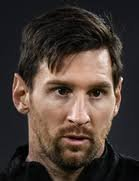
#> input picture Project2-Celebrity Face Recognition/UI/test_images/messi.jpg, 139 x 181 px, found by its file name
$ jupyter execute --allow-errors 'data_cleaning&modelling.ipynb'   (shell and % lines are left out)
#> lines starting #> are read from the running program, lines starting #| are printed output that depends on the picture
# Face Recognition Project
## 1-) Data Cleaning Part
In the cleaning part, most important thing is that faces and eyes (both) are clearly seen or not in pictures which we collected.

[cell 1]
import numpy as np
import cv2
import matplotlib
from matplotlib import pyplot as plt

[cell 2]
img = cv2.imread('./test_images/messi.jpg')
#> img is the input picture: shape (181, 139, 3); mean B, G, R 54.2, 60.9, 73.6

[cell 3]
print(img.shape)
#| (181, 139, 3)
plt.imshow(img);

[cell 4]
gray_img = cv2.cvtColor(img, cv2.COLOR_BGR2GRAY)
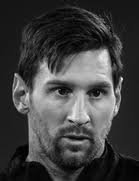
#> gray_img: shape (181, 139); min 0, max 239, mean 63.8
print(gray_img.shape)
#| (181, 139)
plt.imshow(gray_img, cmap = 'gray');

[cell 5]
face_cascade = cv2.CascadeClassifier('./opencv/haarcascades/haarcascade_frontalface_default.xml')
eye_cascade = cv2.CascadeClassifier('./opencv/haarcascades/haarcascade_eye.xml')

faces = face_cascade.detectMultiScale(gray_img, 1.3, 5)
#> faces = [[26, 52, 105, 105]]
faces # exact coordinates of face: x = 26 , y = 52 , width = 105, height = 105
#> Out = [[26, 52, 105, 105]]

[cell 6]
x,y,w,h = faces[0]
#> x = 26; y = 52; w = 105; h = 105
x,y,w,h
#> Out = (26, 52, 105, 105)

[cell 7]
face_img = cv2.rectangle(img,(x,y),(x+w,y+h),(255,0,0),2) # img is my original picture (with 3 channels)
plt.imshow(face_img) # face successfully detected.

[cell 8]
# copied from open cv docs.
cv2.destroyAllWindows()
for (x,y,w,h) in faces:
    face_img = cv2.rectangle(img,(x,y),(x+w,y+h),(255,0,0),2)
    roi_gray = gray_img[y:y+h, x:x+w]
    roi_color = face_img[y:y+h, x:x+w]
    eyes = eye_cascade.detectMultiScale(roi_gray) #eye_cascade
    for (ex,ey,ew,eh) in eyes:
        cv2.rectangle(roi_color,(ex,ey),(ex+ew,ey+eh),(0,255,0),2)
#> this loop made 1 pass
#> (x, y, w, h, eyes) on pass 1: (26, 52, 105, 105, [[18, 25, 27, 27], [59, 29, 24, 24]])
#> pass 1, `roi_gray = gray_img[y:y+h, x:x+w]`:
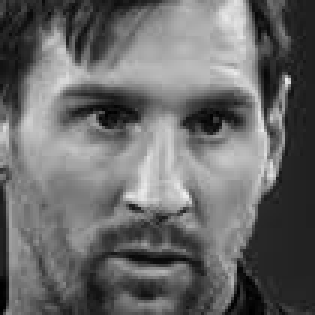
#> roi_gray: shape (105, 105) (shown 3 times larger); min 0, max 239, mean 105.3
#> after the loop:
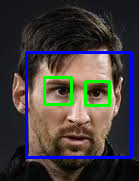
#> img: shape (181, 139, 3); mean B, G, R 61.5, 60.9, 66.2
#> after the loop:
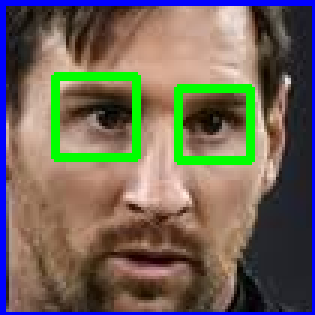
#> roi_color: shape (105, 105, 3) (shown 3 times larger); mean B, G, R 89.3, 102.1, 111.1


plt.figure()
plt.imshow(face_img, cmap='gray')
plt.show() #eyes and face successfully detected in a single pic.

[cell 9]
plt.imshow(roi_color, cmap='gray');

[cell 10]
# Function of detect two eyes in any image.
def get_cropped_image_if_2_eyes(image_path):
#> called with image_path = './test_images/messi.jpg'
    img = cv2.imread(image_path)
    gray = cv2.cvtColor(img, cv2.COLOR_BGR2GRAY)
    faces = face_cascade.detectMultiScale(gray, 1.3, 5)
#> faces = [[26, 52, 105, 105]]
    for (x,y,w,h) in faces:
        roi_gray = gray[y:y+h, x:x+w]
        roi_color = img[y:y+h, x:x+w]
        eyes = eye_cascade.detectMultiScale(roi_gray)
        if len(eyes) >= 2:
            return roi_color
#> this loop made 1 pass
#> pass 1, in get_cropped_image_if_2_eyes, `roi_color = img[y:y+h, x:x+w]`:
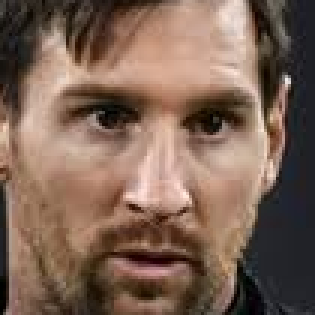
#> roi_color: shape (105, 105, 3) (shown 3 times larger); mean B, G, R 84.8, 99.4, 124.8

[cell 11]
original_image = cv2.imread('./test_images/messi.jpg')
plt.imshow(original_image);

[cell 12]
cropped_image = get_cropped_image_if_2_eyes('./test_images/messi.jpg')
plt.imshow(cropped_image);

#### if two eyes and face are not visible in pictures, we ignore them. And this function will return nothing. So, we dont want to use these kind of images in our model training. Article about open-cv haar methods: https://opencv-python-tutroals.readthedocs.io/en/latest/py_tutorials/py_objdetect/py_face_detection/py_face_detection.html?highlight=haar

[cell 13]
img2 = cv2.imread('./test_images/messi2.jpg') # lets try the function on this pic.
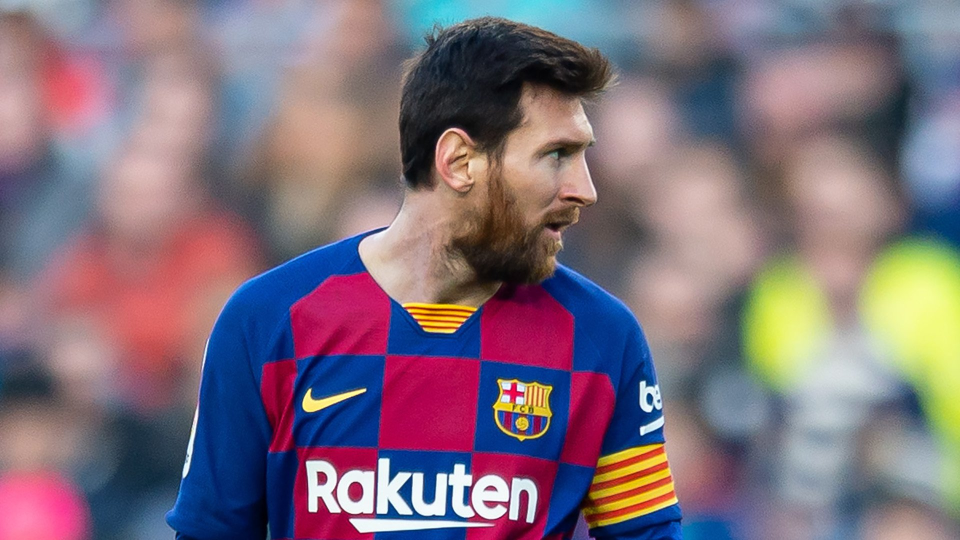
#> input picture Project2-Celebrity Face Recognition/model/test_images/messi2.jpg, 1920 x 1080 px (shown at 1/2 size)
#> img2 is the input picture: shape (1080, 1920, 3); mean B, G, R 122.8, 110.6, 127.7
plt.imshow(img2);

[cell 14]
cropped_image_nonclear = get_cropped_image_if_2_eyes('./test_images/messi2.jpg')
#> call 2 of get_cropped_image_if_2_eyes, with image_path = './test_images/messi2.jpg'
#> in get_cropped_image_if_2_eyes (call 2), `gray = cv2.cvtColor(img, cv2.COLOR_BGR2GRAY)`:
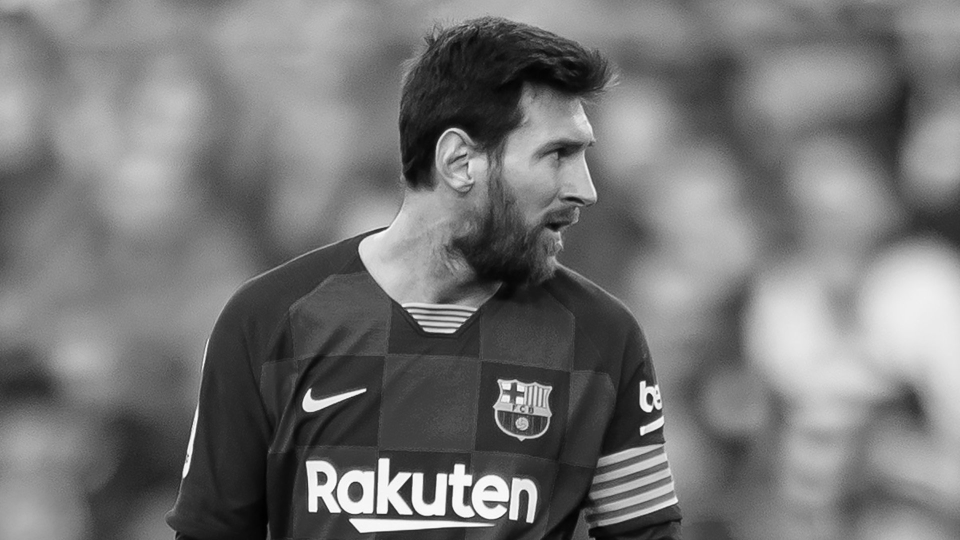
#> gray: shape (1080, 1920) (shown at 1/2 size); min 1, max 255, mean 117.1
#> in get_cropped_image_if_2_eyes (call 2), `faces = face_cascade.detectMultiScale(gray, 1.3, 5)`: faces = ()
cropped_image_nonclear # it returns nothing as you can see.

#### Create a folder which name is 'cropped' in your 'model/datasets' directory to store cropped data.

[cell 15]
# ./ this means your current directory.
path_to_data = "./datasets/"
path_to_cr_data = "./datasets/cropped/"

[cell 16]
import os
img_dirs = []
for entry in os.scandir(path_to_data):
    if entry.is_dir():
        img_dirs.append(entry.path) # it goes all subdirectory of datasets folder

[cell 17]
img_dirs

#### if you dont want to create 'cropped' folder manually, you can execute this code.

[cell 18]
import shutil
if os.path.exists(path_to_cr_data):
     shutil.rmtree(path_to_cr_data)
os.mkdir(path_to_cr_data)

[cell 19]
cropped_image_dirs = []
celebrity_file_names_dict = {}

#> (the rest of this cell did not finish here and is left out)

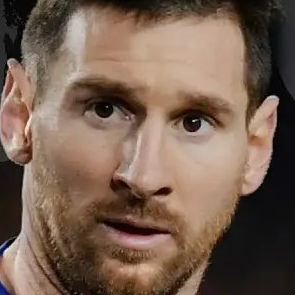
#> input picture Project2-Celebrity Face Recognition/model/datasets/cropped/lionel_messi/lionel_messi1.png, 295 x 295 px
#> further down, ex_cropped_image is the input picture: shape (295, 295, 3); mean B, G, R 80.8, 95.9, 118.8
        if roi_color is not None: #which means there are visible eyes and faces
            cropped_folder = path_to_cr_data + celebrity_name
            if not os.path.exists(cropped_folder): # if the folder doesnt exist, create that folder ( to check)
                os.makedirs(cropped_folder)
                cropped_image_dirs.append(cropped_folder)
                print("Generating cropped images in folder: ",cropped_folder)

            cropped_file_name = celebrity_name + str(count) + ".png"
            cropped_file_path = cropped_folder + "/" + cropped_file_name

            cv2.imwrite(cropped_file_path, roi_color)
            celebrity_file_names_dict[celebrity_name].append(cropped_file_path)
            count += 1

#### there can be some unwanted image in cropped folder, easy way for small dataset throw them as manually from folder :). As example:

[cell 20]
unwanted = cv2.imread('./datasets/cropped/johnny_depp_/johnny_depp_4.png') # lets try the function on this pic.
#> (the rest of this cell did not finish here and is left out)

#### Wavelet transformation allows to us extract important features from image. In wavelet transformed image, you can see edges clearly and that can give us clues on various facial features such as eyes, nose, lips etc

[cell 21]
import numpy as np
import pywt
import cv2

def w2d(img, mode='haar', level=1):
#> called with mode = 'db1', level = 5
    imArray = img
    #Datatype conversions
    #convert to grayscale
    imArray = cv2.cvtColor( imArray,cv2.COLOR_RGB2GRAY )
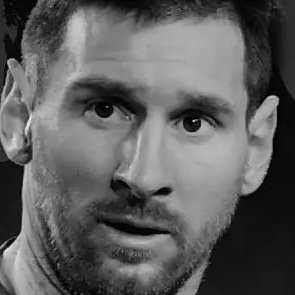
#> imArray: shape (295, 295); min 0, max 243, mean 94
    #convert to float
    imArray =  np.float32(imArray)
    imArray /= 255;
    # compute coefficients
    coeffs=pywt.wavedec2(imArray, mode, level=level)
#> coeffs = 6 items

    #Process Coefficients
    coeffs_H=list(coeffs)
#> coeffs_H = 6 items
    coeffs_H[0] *= 0;

    # reconstruction
    imArray_H=pywt.waverec2(coeffs_H, mode);
    imArray_H *= 255;
    imArray_H =  np.uint8(imArray_H)
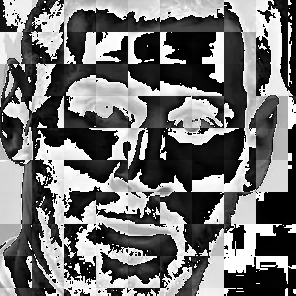
#> imArray_H: shape (296, 296); min 0, max 255, mean 114.7

    return imArray_H

[cell 22]
ex_cropped_image = cv2.imread('./datasets/cropped/lionel_messi/lionel_messi1.png')
plt.imshow(ex_cropped_image);

[cell 23]
im_har = w2d(ex_cropped_image,'db1',5)
plt.imshow(im_har, cmap='gray'); # raw pixel image can be used as an input for our classifier

[cell 24]
celebrity_file_names_dict = {}
for img_dir in cropped_image_dirs:
    celebrity_name = img_dir.split('/')[-1]
    file_list = []
    for entry in os.scandir(img_dir):
        file_list.append(entry.path)
    celebrity_file_names_dict[celebrity_name] = file_list
celebrity_file_names_dict

[cell 25]
class_dict = {}
count = 0
for celebrity_name in celebrity_file_names_dict.keys():
    class_dict[celebrity_name] = count
    count = count + 1
class_dict
